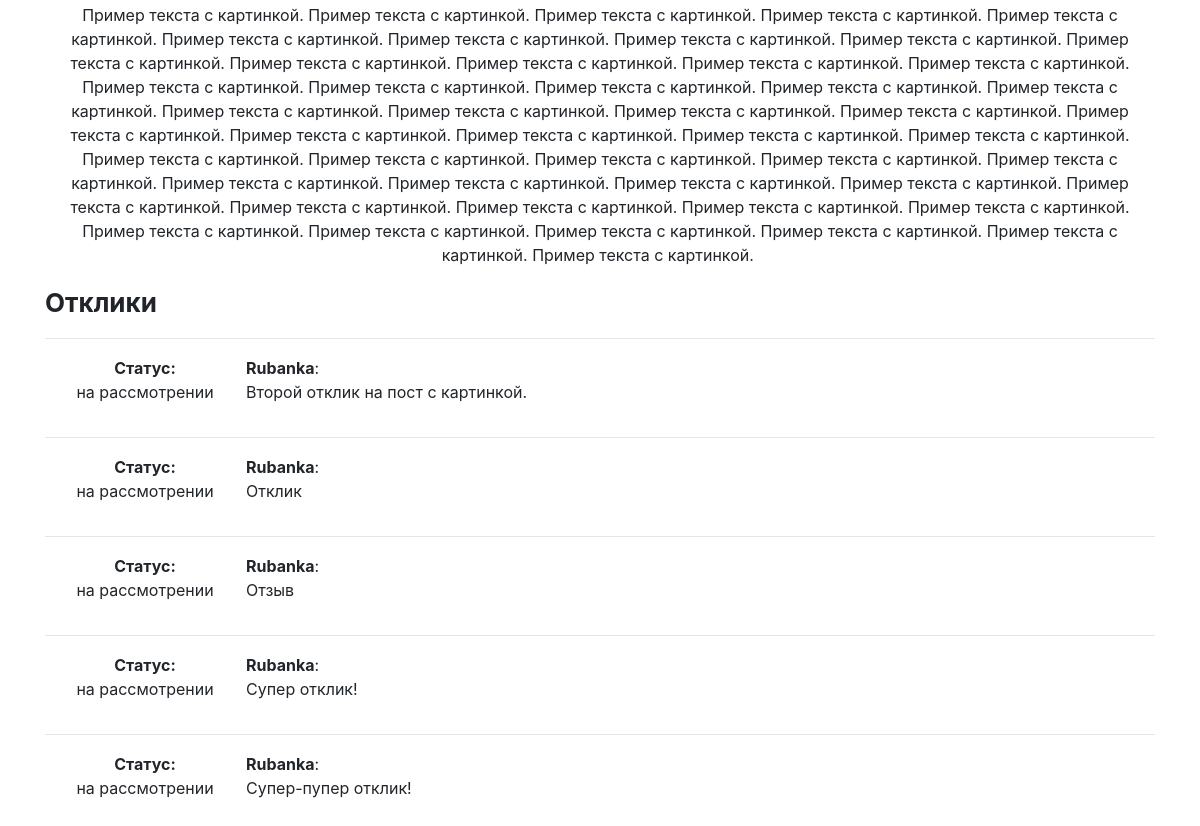
The app's page /ads/5 (lower part), older data.
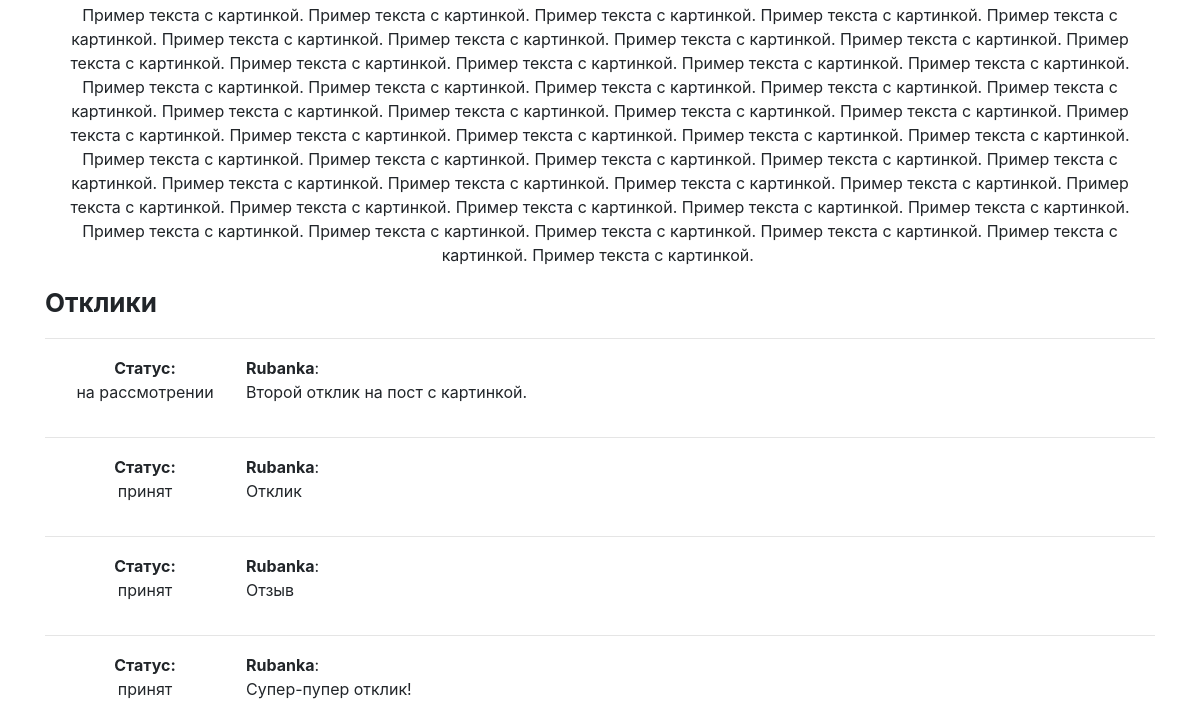
The same page, newer data.
### billboard/models.py (models this page shows, shortened)
class Response(models.Model):
    author = models.ForeignKey(User, on_delete=models.CASCADE, verbose_name='Автор отклика')
    ad = models.ForeignKey(Ad, on_delete=models.CASCADE, related_name='responses')
    text = models.TextField(verbose_name='Текст')
    status = models.BooleanField(default=False, verbose_name='Статус')
    dateCreation = models.DateTimeField(auto_now_add=True, verbose_name='Дата отклика')
    class Meta:
        verbose_name = 'Отклик'
        verbose_name_plural = 'Отклики'

### billboard/views.py (the view, shortened to what this page needs)
# urls.py: path('<int:id>', AdDetail.as_view(), name='ad_detail'),
class AdDetail(DetailView):
    model = Ad
    template_name = 'ad.html'
    context_object_name = 'ad'
    pk_url_kwarg = 'id'
    def get_context_data(self, **kwargs):
        context = super(AdDetail, self).get_context_data(**kwargs)
        context['response_form'] = ResponseForm()
        context['responses'] = Response.objects.filter(ad__id=self.kwargs.get('id'))
        return context

### templates/ad.html (shortened to what this page needs)
{% extends 'base.html' %}
{% load crispy_forms_tags %}
{% block content %}
    <tr>{{ ad.text|safe }}</tr>
    {% if responses %}
        <p style="font-size: 26px;" align="left" ><b>Отклики</b></p>
        {% for response in responses %}
            <hr>
                <table>
                    <tr>
                        <td width="200px">
                            {% if response.status == False %}
                                <p align="center"><b>Статус:</b>
                                <br>на рассмотрении</p>
                            {% else %}
                                <p align="center"><b>Статус:</b>
                                <br>принят</p>
                            {% endif %}
                        </td>
                        <td>
                            <p align="left"><b>{{ response.author }}</b>:
                            <br>{{ response.text|safe }}</p>
                        </td>
                    </tr>
                </table>
        {% endfor %}
    {% endif %}
<br>
{% endblock content %}

Row changes from the older to the newer data that the page shows:
removed Response: shows "Статус:", status "на рассмотрении", author "Rubanka", text "Супер отклик!"
changed Response "Отклик": status "на рассмотрении" → "принят"
changed Response "Отзыв": status "на рассмотрении" → "принят"
changed Response "Супер-пупер отклик!": status "на рассмотрении" → "принят"
